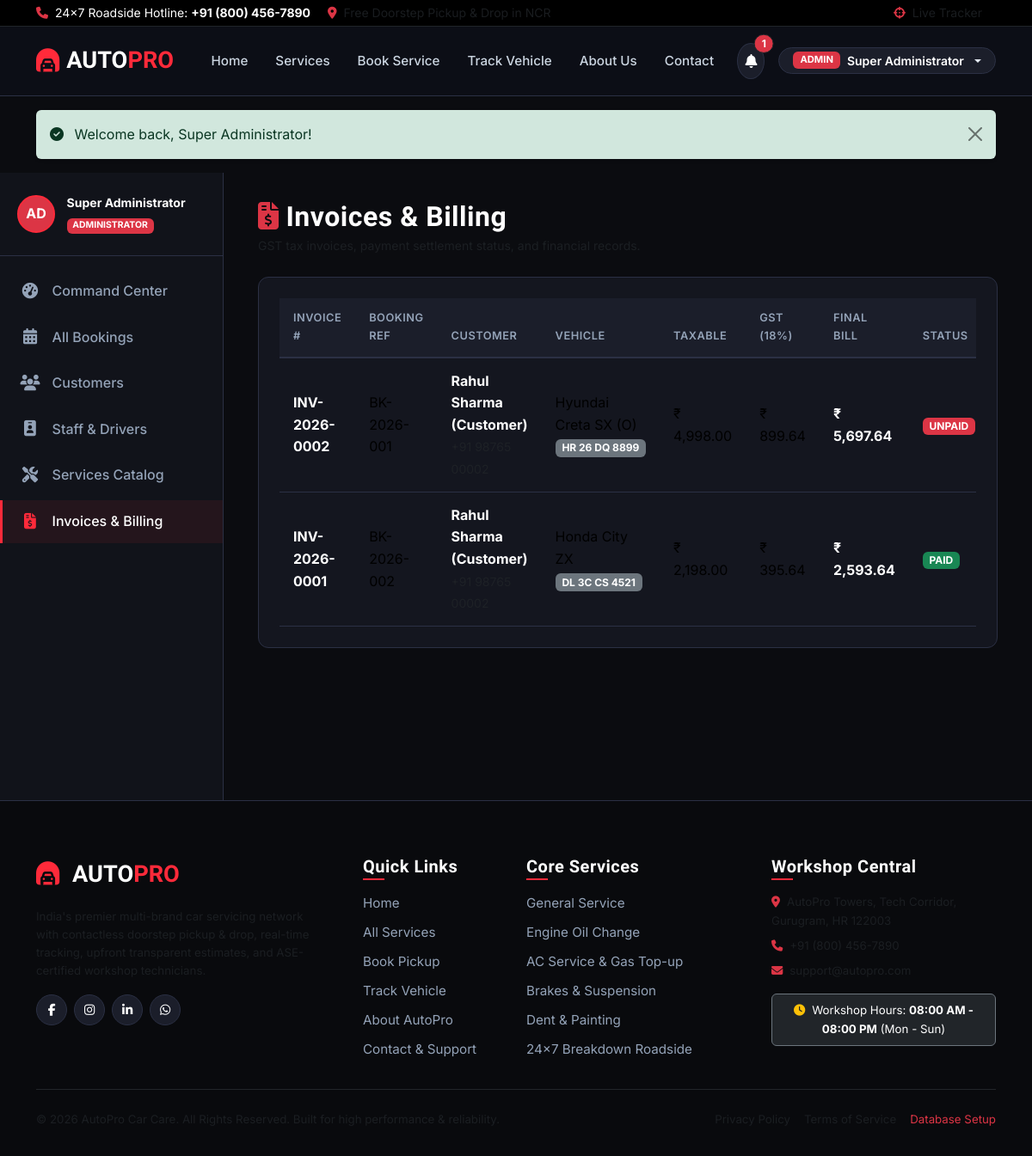
The app's page /admin/invoices.php (signed in) with its own data.
### tables this page shows
CREATE TABLE `invoices` (
  `id` INT AUTO_INCREMENT PRIMARY KEY,
  `invoice_number` VARCHAR(30) NOT NULL UNIQUE,
  `booking_id` INT NOT NULL,
  `customer_id` INT NOT NULL,
  `subtotal` DECIMAL(10,2) NOT NULL DEFAULT 0.00,
  `tax_rate` DECIMAL(5,2) NOT NULL DEFAULT 18.00,
  `tax_amount` DECIMAL(10,2) NOT NULL DEFAULT 0.00,
  `discount` DECIMAL(10,2) NOT NULL DEFAULT 0.00,
  `final_amount` DECIMAL(10,2) NOT NULL DEFAULT 0.00,
  `status` ENUM('unpaid', 'paid', 'partially_paid', 'cancelled') NOT NULL DEFAULT 'unpaid',
  `due_date` DATE NOT NULL,
  `issued_at` TIMESTAMP DEFAULT CURRENT_TIMESTAMP,
  FOREIGN KEY (`booking_id`) REFERENCES `bookings`(`id`) ON DELETE CASCADE,
  FOREIGN KEY (`customer_id`) REFERENCES `customers`(`id`) ON DELETE RESTRICT,
  INDEX `idx_invoices_num` (`invoice_number`)
);

CREATE TABLE `bookings` (
  `id` INT AUTO_INCREMENT PRIMARY KEY,
  `booking_number` VARCHAR(30) NOT NULL UNIQUE,
  `customer_id` INT NOT NULL,
  `vehicle_id` INT NOT NULL,
  `booking_date` DATE NOT NULL,
  `preferred_pickup_date` DATE NOT NULL,
  `preferred_pickup_time` VARCHAR(20) NOT NULL,
  `pickup_address` TEXT NOT NULL,
  `pickup_city` VARCHAR(80) NOT NULL,
  `pickup_pincode` VARCHAR(12) NOT NULL,
  `pickup_latitude` DECIMAL(10, 8) DEFAULT NULL,
  `pickup_longitude` DECIMAL(11, 8) DEFAULT NULL,
  `current_status` ENUM(
    'Booking Pending',
    'Booking Confirmed',
    'Pickup Assigned',
    'Vehicle Picked Up',
    'Vehicle Received at Workshop',
    'Inspection in Progress',
    'Waiting for Customer Approval',
    'Service in Progress',
    'Service Completed',
    'Ready for Delivery',
    'Out for Delivery',
    'Delivered'
  ) NOT NULL DEFAULT 'Booking Pending',
  `assigned_pickup_id` INT DEFAULT NULL,
  `assigned_technician_id` INT DEFAULT NULL,
  `customer_notes` TEXT DEFAULT NULL,
  `technician_notes` TEXT DEFAULT NULL,
  `total_amount` DECIMAL(10,2) NOT NULL DEFAULT 0.00,
  `payment_status` ENUM('Unpaid', 'Pending', 'Partially Paid', 'Paid') NOT NULL DEFAULT 'Unpaid',
  `created_at` TIMESTAMP DEFAULT CURRENT_TIMESTAMP,
  `updated_at` TIMESTAMP DEFAULT CURRENT_TIMESTAMP ON UPDATE CURRENT_TIMESTAMP,
  FOREIGN KEY (`customer_id`) REFERENCES `customers`(`id`) ON DELETE RESTRICT,
  FOREIGN KEY (`vehicle_id`) REFERENCES `vehicles`(`id`) ON DELETE RESTRICT,
  FOREIGN KEY (`assigned_pickup_id`) REFERENCES `employees`(`id`) ON DELETE SET NULL,
  FOREIGN KEY (`assigned_technician_id`) REFERENCES `employees`(`id`) ON DELETE SET NULL,
  INDEX `idx_bookings_status` (`current_status`),
  INDEX `idx_bookings_number` (`booking_number`)
);

CREATE TABLE `users` (
  `id` INT AUTO_INCREMENT PRIMARY KEY,
  `name` VARCHAR(100) NOT NULL,
  `email` VARCHAR(120) NOT NULL UNIQUE,
  `phone` VARCHAR(20) NOT NULL,
  `password_hash` VARCHAR(255) NOT NULL,
  `role` ENUM('customer', 'admin', 'pickup', 'technician') NOT NULL DEFAULT 'customer',
  `avatar` VARCHAR(255) DEFAULT 'assets/img/default-avatar.png',
  `status` ENUM('active', 'inactive', 'suspended') NOT NULL DEFAULT 'active',
  `reset_token` VARCHAR(100) DEFAULT NULL,
  `created_at` TIMESTAMP DEFAULT CURRENT_TIMESTAMP,
  `updated_at` TIMESTAMP DEFAULT CURRENT_TIMESTAMP ON UPDATE CURRENT_TIMESTAMP,
  INDEX `idx_users_role` (`role`),
  INDEX `idx_users_status` (`status`)
);

CREATE TABLE `vehicles` (
  `id` INT AUTO_INCREMENT PRIMARY KEY,
  `customer_id` INT NOT NULL,
  `make` VARCHAR(60) NOT NULL,
  `model` VARCHAR(60) NOT NULL,
  `year` INT NOT NULL,
  `reg_number` VARCHAR(30) NOT NULL UNIQUE,
  `fuel_type` ENUM('Petrol', 'Diesel', 'Electric', 'Hybrid', 'CNG') NOT NULL DEFAULT 'Petrol',
  `transmission` ENUM('Manual', 'Automatic', 'CVT', 'DCT') NOT NULL DEFAULT 'Manual',
  `color` VARCHAR(40) DEFAULT NULL,
  `mileage` INT DEFAULT 0,
  `rc_number` VARCHAR(50) DEFAULT NULL,
  `created_at` TIMESTAMP DEFAULT CURRENT_TIMESTAMP,
  FOREIGN KEY (`customer_id`) REFERENCES `customers`(`id`) ON DELETE CASCADE,
  INDEX `idx_vehicles_reg` (`reg_number`)
);

### includes/helpers.php (called while the page is built, shortened)
<?php
require_once __DIR__ . '/../config/database.php';
function format_currency($amount): string {
    return APP_CURRENCY . ' ' . number_format((float)$amount, 2);
}
function is_logged_in(): bool {
    return !empty($_SESSION['user_id']);
}
function current_user(): ?array {
    return [
        'id' => $_SESSION['user_id'],
        'name' => $_SESSION['user_name'] ?? 'User',
        'email' => $_SESSION['user_email'] ?? '',
        'role' => $_SESSION['user_role'] ?? 'customer',
        'avatar' => $_SESSION['user_avatar'] ?? 'assets/img/default-avatar.png'
    ];
}

### config/database.php (called while the page is built, shortened)
<?php
class Database {
    private static ?PDO $instance = null;
    public static function getConnection(): PDO {
        if (self::$instance === null) {
            try {
                $dsn = "mysql:host=" . DB_HOST . ";port=" . DB_PORT . ";dbname=" . DB_NAME . ";charset=" . DB_CHARSET;
                $options = [
                    PDO::ATTR_ERRMODE            => PDO::ERRMODE_EXCEPTION,
                    PDO::ATTR_DEFAULT_FETCH_MODE => PDO::FETCH_ASSOC,
                    PDO::ATTR_EMULATE_PREPARES   => false,
                    PDO::ATTR_TIMEOUT            => 2,
                ];
                self::$instance = new PDO($dsn, DB_USER, DB_PASS, $options);
            } catch (PDOException $e) {
                $sqlitePath = __DIR__ . '/../database/carservice.sqlite';
                try {
                    $dsn = "sqlite:" . $sqlitePath;
                    self::$instance = new PDO($dsn, null, null, [
                        PDO::ATTR_ERRMODE => PDO::ERRMODE_EXCEPTION,
                        PDO::ATTR_DEFAULT_FETCH_MODE => PDO::FETCH_ASSOC
                    ]);
                    self::$driver = 'sqlite';
                    self::$instance->exec('PRAGMA foreign_keys = ON;');
                } catch (Exception $sqle) {
                    die("Database Connection Error: Could not connect to MySQL (" . $e->getMessage() . ") or SQLite (" . $sqle->getMessage() . "). Please ensure MySQL service is running or check config/database.php");
                }
            }
        }
        return self::$instance;
    }
    public static function fetchAll(string $sql, array $params = []): array {
        $stmt = self::getConnection()->prepare($sql);
        $stmt->execute($params);
        return $stmt->fetchAll();
    }
}

### admin/invoices.php (the view, shortened to what this page needs)
<?php
require_once __DIR__ . '/../includes/helpers.php';
$invoices = Database::fetchAll("
    SELECT inv.*, u.name as customer_name, u.phone as customer_phone,
           v.make, v.model, v.reg_number, b.booking_number
    FROM invoices inv
    JOIN bookings b ON inv.booking_id = b.id
    JOIN customers c ON inv.customer_id = c.id
    JOIN users u ON c.user_id = u.id
    JOIN vehicles v ON b.vehicle_id = v.id
    ORDER BY inv.id DESC
");
require_once __DIR__ . '/../includes/header.php';
?>
<div class="dashboard-wrapper">
    <aside class="dashboard-sidebar">
        <div class="sidebar-user">
            <div class="rounded-circle bg-danger text-white d-flex align-items-center justify-content-center fw-bold sidebar-avatar">AD</div>
            <div class="user-info">
                <div class="fw-bold text-white small"><?= htmlspecialchars($currentUser['name']) ?></div>
                <span class="badge bg-danger text-uppercase" style="font-size:0.65rem;">Administrator</span>
            </div>
        </div>
        <ul class="sidebar-menu">
            <li><a href="index.php" class="sidebar-link"><i class="fa-solid fa-gauge-high"></i><span class="nav-text">Command Center</span></a></li>
            <li><a href="bookings.php" class="sidebar-link"><i class="fa-solid fa-calendar-days"></i><span class="nav-text">All Bookings</span></a></li>
            <li><a href="customers.php" class="sidebar-link"><i class="fa-solid fa-users"></i><span class="nav-text">Customers</span></a></li>
            <li><a href="employees.php" class="sidebar-link"><i class="fa-solid fa-id-badge"></i><span class="nav-text">Staff & Drivers</span></a></li>
            <li><a href="services.php" class="sidebar-link"><i class="fa-solid fa-tools"></i><span class="nav-text">Services Catalog</span></a></li>
            <li><a href="invoices.php" class="sidebar-link active"><i class="fa-solid fa-file-invoice-dollar"></i><span class="nav-text">Invoices & Billing</span></a></li>
        </ul>
    </aside>
    <main class="dashboard-content">
        <div class="d-flex justify-content-between align-items-center mb-4">
            <div>
                <h2 class="fw-bold text-white mb-1"><i class="fa-solid fa-file-invoice-dollar text-danger me-2"></i>Invoices & Billing</h2>
                <p class="text-muted small mb-0">GST tax invoices, payment settlement status, and financial records.</p>
            </div>
        </div>
        <div class="card-dark p-4">
            <div class="table-responsive">
                <table class="table table-dark-custom mb-0">
                    <thead>
                        <tr>
                            <th>Invoice #</th>
                            <th>Booking Ref</th>
                            <th>Customer</th>
                            <th>Vehicle</th>
                            <th>Taxable</th>
                            <th>GST (18%)</th>
                            <th>Final Bill</th>
                            <th>Status</th>
                        </tr>
                    </thead>
                    <tbody>
                        <?php foreach ($invoices as $inv): ?>
                            <tr>
                                <td><strong class="text-white"><?= htmlspecialchars($inv['invoice_number']) ?></strong></td>
                                <td><?= htmlspecialchars($inv['booking_number']) ?></td>
                                <td>
                                    <div class="text-white fw-bold"><?= htmlspecialchars($inv['customer_name']) ?></div>
                                    <small class="text-muted"><?= htmlspecialchars($inv['customer_phone']) ?></small>
                                </td>
                                <td>
                                    <div><?= htmlspecialchars($inv['make'] . ' ' . $inv['model']) ?></div>
                                    <span class="badge bg-secondary"><?= htmlspecialchars($inv['reg_number']) ?></span>
                                </td>
                                <td><?= format_currency($inv['subtotal']) ?></td>
                                <td><?= format_currency($inv['tax_amount']) ?></td>
                                <td class="fw-bold text-white fs-6"><?= format_currency($inv['final_amount']) ?></td>
                                <td>
                                    <span class="badge bg-<?= $inv['status'] === 'paid' ? 'success' : 'danger' ?>">
                                        <?= strtoupper($inv['status']) ?>
                                    </span>
                                </td>
                            </tr>
                        <?php endforeach; ?>
                    </tbody>
                </table>
            </div>
        </div>
    </main>
</div>
<?php require_once __DIR__ . '/../includes/footer.php'; ?>

### assets/css/style.css (style rules this page uses)
:root { --bg-main: #0b0c10; --bg-card: #14161f; --bg-surface: #1b1e2a; --bg-surface-elevated: #242838; --border-color: #2b3044; --border-light: rgba(255, 255, 255, 0.08); --primary-red: #ff2a3a; --primary-red-hover: #e01d2d; --primary-red-glow: rgba(255, 42, 58, 0.35); --text-main: #ffffff; --text-muted: #94a3b8; --text-dark: #64748b; --success: #10b981; --warning: #f59e0b; --info: #06b6d4; --danger: #ef4444; --font-heading: 'Rajdhani', sans-serif; --font-body: 'Inter', sans-serif; --transition: all 0.25s cubic-bezier(0.4, 0, 0.2, 1); }
body { background-color: var(--bg-main); color: var(--text-main); font-family: var(--font-body); line-height: 1.6; min-height: 100vh; display: flex; flex-direction: column; overflow-x: hidden; }
h1, h2, h3, h4, h5, h6, .brand-font { font-family: var(--font-heading); letter-spacing: 0.5px; font-weight: 700; color: #fff; }
a { color: var(--primary-red); text-decoration: none; transition: var(--transition); }
.card-dark { background: var(--bg-card); border: 1px solid var(--border-color); border-radius: 12px; transition: var(--transition); }
.table-dark-custom { --bs-table-bg: transparent; --bs-table-border-color: var(--border-color); color: #e2e8f0; }
.table-dark-custom th { background: var(--bg-surface); color: #94a3b8; font-weight: 600; text-transform: uppercase; font-size: 0.8rem; letter-spacing: 0.5px; border-bottom: 2px solid var(--border-color); padding: 0.85rem 1rem; }
.table-dark-custom td { padding: 0.85rem 1rem; vertical-align: middle; }

### assets/css/dashboard.css (style rules this page uses)
.dashboard-wrapper { display: flex; min-height: calc(100vh - 70px); }
.dashboard-sidebar { width: 260px; background: #11131a; border-right: 1px solid var(--border-color); display: flex; flex-direction: column; flex-shrink: 0; transition: var(--transition); }
.sidebar-user { padding: 1.5rem 1.25rem; border-bottom: 1px solid var(--border-color); display: flex; align-items: center; gap: 0.85rem; }
.sidebar-avatar { width: 44px; height: 44px; border-radius: 50%; border: 2px solid var(--primary-red); object-fit: cover; background: var(--bg-surface); }
.sidebar-menu { list-style: none; padding: 1rem 0; margin: 0; flex-grow: 1; }
.sidebar-menu li { margin-bottom: 0.25rem; }
.sidebar-link { display: flex; align-items: center; gap: 0.85rem; padding: 0.75rem 1.25rem; color: #94a3b8; font-weight: 500; border-left: 3px solid transparent; transition: var(--transition); }
.sidebar-link i { font-size: 1.15rem; width: 24px; text-align: center; }
.sidebar-link:hover, .sidebar-link.active { color: #fff; background: rgba(255, 42, 58, 0.08); border-left-color: var(--primary-red); }
.sidebar-link.active i { color: var(--primary-red); }
.dashboard-content { flex-grow: 1; background: #0b0c10; padding: 2rem 2.5rem; overflow-y: auto; }

### records on screen
invoices: invoice_number "INV-2026-0002", booking.booking_number "BK-2026-001", users.name "Rahul Sharma (Customer)", vehicles.make+model "Hyundai Creta SX (O)", vehicles.reg_number "HR 26 DQ 8899", subtotal "₹ 4,998.00", tax_amount "₹ 899.64", final_amount "₹ 5,697.64", status "UNPAID"
invoices: invoice_number "INV-2026-0001", booking.booking_number "BK-2026-002", users.name "Rahul Sharma (Customer)", vehicles.make+model "Honda City ZX", vehicles.reg_number "DL 3C CS 4521", subtotal "₹ 2,198.00", tax_amount "₹ 395.64", final_amount "₹ 2,593.64", status "PAID"

### other values on screen
APP_PHONE "+91 (800) 456-7890"
$unreadNotifications "1"
$currentUser['role'] "ADMIN"
$currentUser['name'] "Super Administrator"
$flash['message'] "Welcome back, Super Administrator!"
APP_ADDRESS "AutoPro Towers, Tech Corridor, Gurugram, HR 122003"
APP_EMAIL "support@autopro.com"
APP_NAME "AutoPro Car Care"
